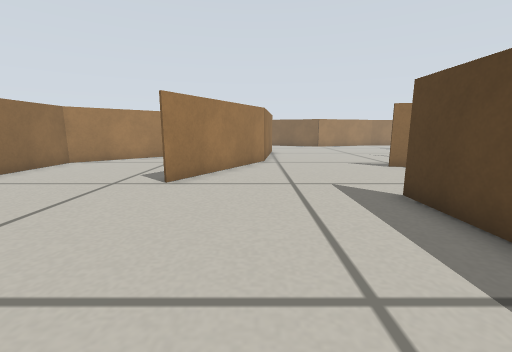
View 1 (above)

15 first-person views from a walk through a Gazebo world. The camera is 0.29 m above the floor, tilts 10° down and sees 90° across. The floor is counted in squares, 0.2 m on a side. Each view is taken from the middle of a square. On the plan, view 1 faces up. The plan holds only what a view shows up to about 13 squares ahead; the rest is blank.

View 2
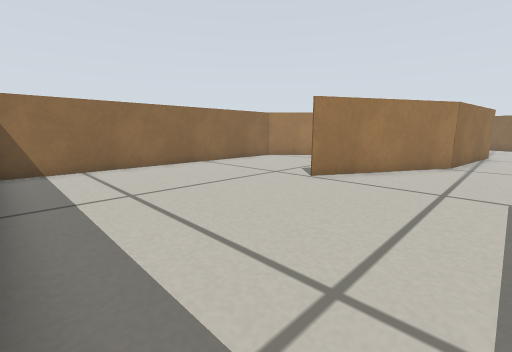

View 3
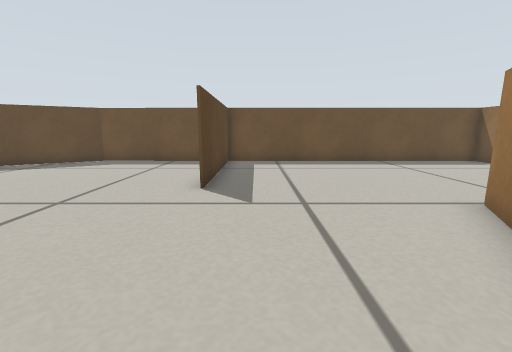

View 4
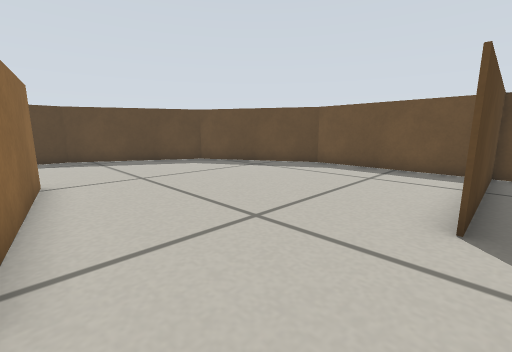

View 5
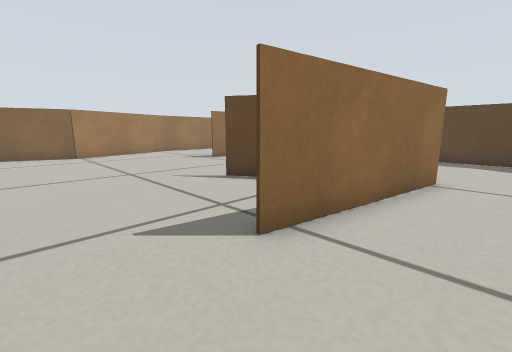

View 6
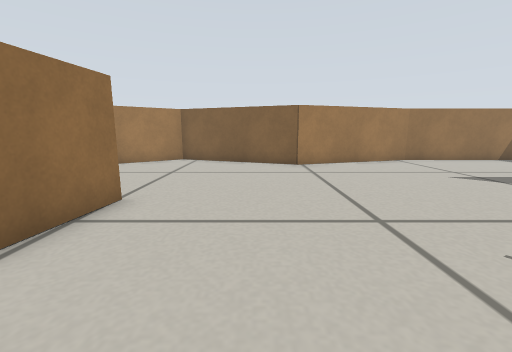

View 7
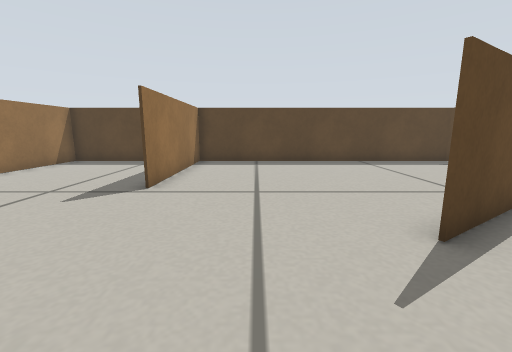

View 8
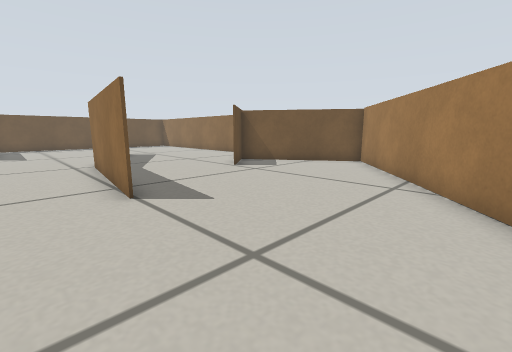

View 9
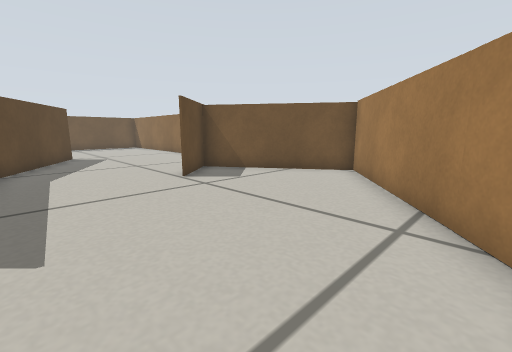

View 10
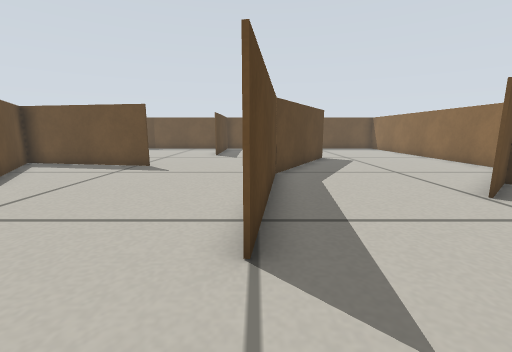

View 11
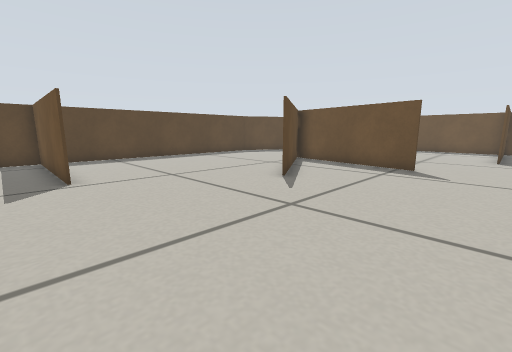

View 12
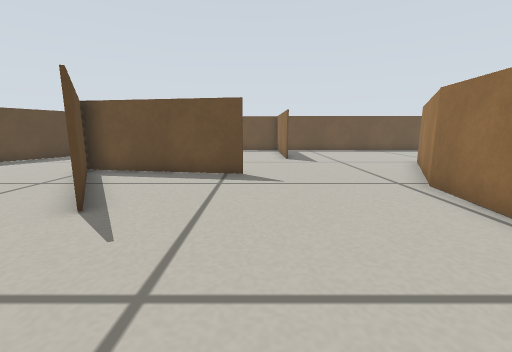

View 13
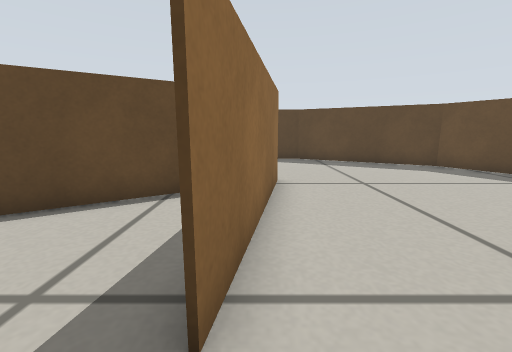

View 14
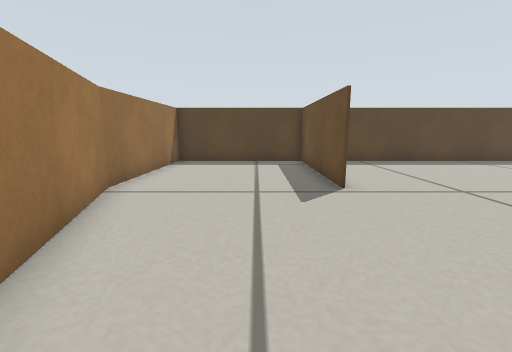

View 15
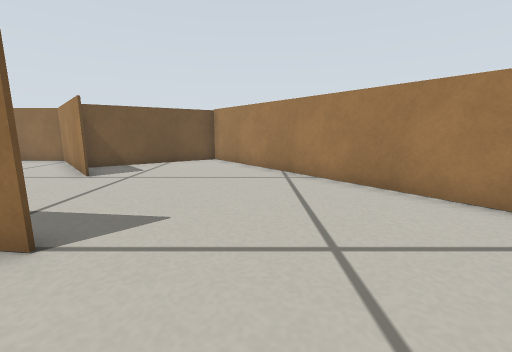

### Floor plan
Points are (right, up) in squares from view 1. A wall is a line through its corners. A room is listed if a view was taken in it or the views show most of it. See-through windows are left out.
Room 1 (views 1, 2, 3, 4, 5, 6, 7, 8, 9, 10, 11, 12, 13, 14, 15)
walls: (11.5, 9.4) (5.4, 10.4) (11.3, 9.5) (8.1, 14.6); (1.2, 18.4) (0.4, 12.4) (-2.5, 7.1); (-2.6, 7.1) (0.3, 12.4) (1.1, 18.4); (-4.1, 15.6) (-8.5, 11.6) (-8.5, -0.2) (9.4, -0.4) (14.5, 2.5) (17.4, 7.8) (17.4, 25.7) (11.5, 25.8) (5.8, 24) (0.2, 26.1) (-9.3, 18.9) (-5.9, 14) (-4.1, 15.6); (11.4, 19.8) (17.4, 19.8); (3.3, -0.4) (3.3, 5.8); (17.4, 19.7) (11.4, 19.7)

Positions as (right, up) in squares from view 1, and headings:
1: (0, 0), facing up
2: (2, 0), facing up-left
3: (2, 12), facing down
4: (3, 10), facing down-right
5: (3, 8), facing up-right
6: (4, 13), facing up
7: (5, 17), facing right
8: (3, 24), facing down-left
9: (0, 23), facing down-left
10: (1, 21), facing down
11: (3, 21), facing down-right
12: (5, 19), facing down
13: (4, 10), facing right
14: (5, 22), facing right
15: (4, 21), facing left
